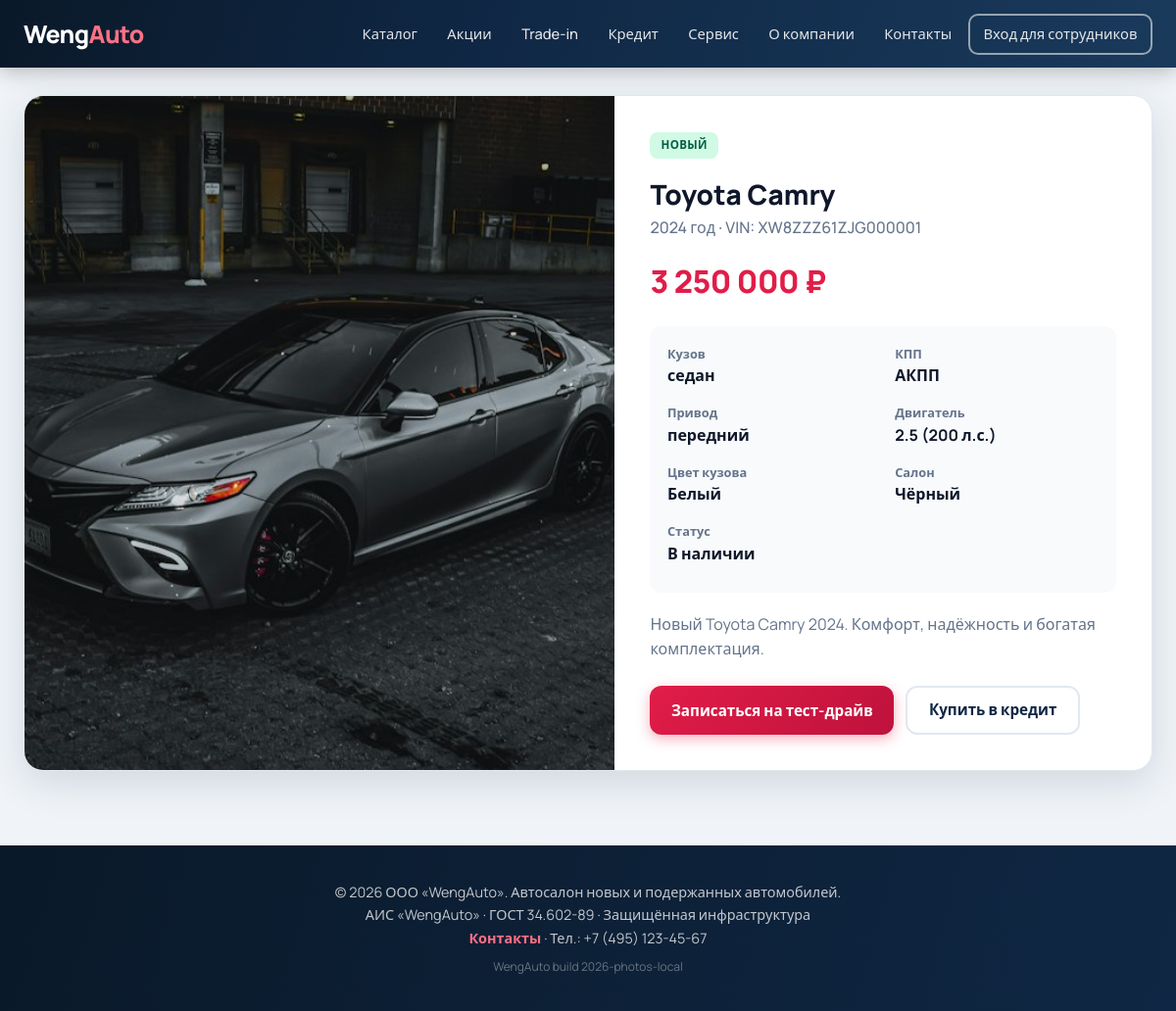
Page /car/1 on the committed database.
### models.py (models this page shows)
class Car(db.Model):
    __tablename__ = 'cars'
    id = db.Column(db.Integer, primary_key=True)
    vin = db.Column(db.String(17), unique=True, nullable=False)
    brand = db.Column(db.String(50), nullable=False)
    model = db.Column(db.String(80), nullable=False)
    year = db.Column(db.Integer, nullable=False)
    price = db.Column(db.Float, nullable=False)
    body_type = db.Column(db.String(40))  # седан, кроссовер, хэтчбек...
    transmission = db.Column(db.String(30))  # АКПП, МКПП
    drive = db.Column(db.String(30))  # передний, задний, полный
    engine = db.Column(db.String(50))
    power_hp = db.Column(db.Integer)
    color_body = db.Column(db.String(40))
    color_interior = db.Column(db.String(40))
    mileage = db.Column(db.Integer, default=0)
    is_new = db.Column(db.Boolean, default=True)
    status = db.Column(db.String(30), default='in_stock')  # in_stock, in_transit, reserved, sold
    description = db.Column(db.Text)
    image_url = db.Column(db.String(255), default='/static/img/car-placeholder.jpg')
    published = db.Column(db.Boolean, default=True)
    created_at = db.Column(db.DateTime, default=datetime.utcnow)
    updated_at = db.Column(db.DateTime, default=datetime.utcnow, onupdate=datetime.utcnow)
    _BRAND_IMG = {
        'Toyota': '/static/img/camry.jpg',
        'BMW': '/static/img/bmw.jpg',
        'Hyundai': '/static/img/tucson.jpg',
        'Kia': '/static/img/sportage.jpg',
        'Mercedes-Benz': '/static/img/mercedes.jpg',
        'Volkswagen': '/static/img/tiguan.jpg',
        'Lada': '/static/img/vesta.jpg',
        'Audi': '/static/img/audi.jpg',
        'Porsche': '/static/img/cayenne.jpg',
        'Tesla': '/static/img/tesla.jpg',
        'Lexus': '/static/img/lexus.jpg',
        'Skoda': '/static/img/octavia.jpg',
    }
    @property
    def display_image(self):
        return self._BRAND_IMG.get(self.brand, '/static/img/car-placeholder.jpg')

### modules/website.py (the view)
@website_bp.route('/car/<int:car_id>')
def car_detail(car_id):
    from flask import abort
    car = Car.query.get_or_404(car_id)
    if not car.published or car.status == 'sold':
        abort(404)
    return render_template('car_detail.html', car=car, form_token=make_form_token())

### modules/security.py (called while the page is built)
def is_blocked_user_agent(ua: str) -> bool:
    if not ua or len(ua) < 10:
        return True
    low = ua.lower()
    allowed = current_app.config.get('ALLOWED_BOT_UA', [])
    if any(a in low for a in allowed):
        return False
    blocked = current_app.config.get('BLOCKED_UA_SUBSTRINGS', [])
    return any(b in low for b in blocked)

def looks_like_scraper() -> bool:
    ua = request.headers.get('User-Agent', '')
    if is_blocked_user_agent(ua):
        return True
    if not ua:
        return True
    accept = request.headers.get('Accept', '')
    if request.method == 'GET' and request.path not in ('/robots.txt', '/sitemap.xml'):
        if not accept:
            return True
        if 'text/html' not in accept and '*/*' not in accept and 'application/json' in accept:
            if not request.path.startswith('/api/'):
                return True
    if request.method == 'GET' and not request.path.startswith('/api/'):
        if not request.headers.get('Accept-Language') and 'mozilla' not in ua.lower():
            return True
    return False

def make_form_token() -> str:
    ts = str(int(time.time()))
    secret = current_app.config['SECRET_KEY'].encode()
    sig = hmac.new(secret, ts.encode(), hashlib.sha256).hexdigest()[:16]
    return f'{ts}.{sig}'

def anti_bot_middleware():
    if request.path.startswith('/static/'):
        return None
    if current_app.config.get('TESTING'):
        ua = request.headers.get('User-Agent', '')
        if is_blocked_user_agent(ua):
            abort(403)
        return None
    if looks_like_scraper():
        abort(403)
    return None

### templates/car_detail.html (shortened to what this page needs)
{% extends "base.html" %}
{% block content %}
<div class="car-detail">
  <div class="car-detail-img">
    <img src="{{ car.display_image }}" alt="{{ car.brand }} {{ car.model }}"
         onerror="this.src='/static/img/car-placeholder.jpg'">
  </div>
  <div class="car-detail-info">
    <span class="badge {% if car.is_new %}badge-new{% else %}badge-used{% endif %}">
      {% if car.is_new %}Новый{% else %}С пробегом{% endif %}
    </span>
    <h1 style="font-size:1.75rem;font-weight:800;margin-top:0.4rem;">{{ car.brand }} {{ car.model }}</h1>
    <p style="color: var(--muted); font-weight:500;">{{ car.year }} год · VIN: {{ car.vin }}</p>
    <div class="price">{{ "{:,.0f}".format(car.price).replace(",", " ") }} ₽</div>
    <dl class="specs">
      <div><dt>Кузов</dt><dd>{{ car.body_type or '—' }}</dd></div>
      <div><dt>КПП</dt><dd>{{ car.transmission or '—' }}</dd></div>
      <div><dt>Привод</dt><dd>{{ car.drive or '—' }}</dd></div>
      <div><dt>Двигатель</dt><dd>{{ car.engine or '—' }} {% if car.power_hp %}({{ car.power_hp }} л.с.){% endif %}</dd></div>
      <div><dt>Цвет кузова</dt><dd>{{ car.color_body or '—' }}</dd></div>
      <div><dt>Салон</dt><dd>{{ car.color_interior or '—' }}</dd></div>
      <div><dt>Статус</dt><dd>
        {% if car.status == 'in_stock' %}В наличии
        {% elif car.status == 'reserved' %}Зарезервирован
        {% else %}{{ car.status }}{% endif %}
      </dd></div>
    </dl>
    {% if car.description %}
    <p style="margin: 1rem 0; color: var(--muted);">{{ car.description }}</p>
    {% endif %}
    <div style="display: flex; gap: 0.75rem; flex-wrap: wrap; margin-top: 1.5rem;">
      <button type="button" class="btn btn-primary" onclick="document.getElementById('lead-form').style.display='block'">
        Записаться на тест-драйв
      </button>
      <a href="{{ url_for('website.credit') }}?price={{ car.price }}" class="btn btn-ghost">
        Купить в кредит
      </a>
    </div>
  </div>
</div>
{% endblock %}

### static/css/style.css (style rules this page uses)
:root { --primary: #0f2744; --primary-mid: #1a3a5c; --primary-light: #2b6cb0; --accent: #e11d48; --accent-hover: #be123c; --gold: #d4a017; --success: #059669; --bg: #f0f4f8; --card: #ffffff; --text: #0f172a; --muted: #64748b; --border: #e2e8f0; --radius: 16px; --shadow: 0 4px 24px rgba(15, 39, 68, 0.08); --shadow-lg: 0 12px 40px rgba(15, 39, 68, 0.14); }
* { box-sizing: border-box; margin: 0; padding: 0; }
body { font-family: 'Manrope', system-ui, sans-serif; background: var(--bg); color: var(--text); line-height: 1.6; min-height: 100vh; display: flex; flex-direction: column; }
a { color: var(--primary-light); text-decoration: none; transition: color 0.2s; }
.btn { display: inline-flex; align-items: center; justify-content: center; gap: 0.4rem; padding: 0.7rem 1.35rem; border-radius: 12px; font-weight: 700; font-size: 0.95rem; border: none; cursor: pointer; transition: transform 0.15s, box-shadow 0.2s, background 0.2s; font-family: inherit; }
.btn-primary { background: linear-gradient(135deg, #e11d48, #be123c); color: #fff; box-shadow: 0 4px 14px rgba(225, 29, 72, 0.35); }
.btn-ghost { background: #fff; color: var(--primary); border: 2px solid var(--border); }
.badge { display: inline-block; padding: 0.28rem 0.7rem; border-radius: 8px; font-size: 0.72rem; font-weight: 700; text-transform: uppercase; letter-spacing: 0.03em; margin-bottom: 0.45rem; }
.badge-new { background: #d1fae5; color: #065f46; }
.car-detail { display: grid; grid-template-columns: 1.1fr 1fr; gap: 0; background: var(--card); border-radius: 20px; box-shadow: var(--shadow-lg); overflow: hidden; border: 1px solid var(--border); }
.car-detail-img { min-height: 360px; background: #e2e8f0; }
.car-detail-img img { width: 100%; height: 100%; object-fit: cover; min-height: 360px; }
.car-detail-info { padding: 2.25rem; }
.car-detail-info .price { font-size: 2rem; font-weight: 800; color: var(--accent); margin: 1rem 0; letter-spacing: -0.5px; }
.specs { display: grid; grid-template-columns: 1fr 1fr; gap: 0.35rem 1.5rem; margin: 1.25rem 0; padding: 1.1rem; background: #f8fafc; border-radius: 12px; }
.specs dt { color: var(--muted); font-size: 0.8rem; font-weight: 600; }
.specs dd { font-weight: 700; margin-bottom: 0.55rem; }

### rows in the picture
Car: brand "Toyota", model "Camry", year "2024", vin "XW8ZZZ61ZJG000001", price "3 250 000", body_type "седан", transmission "АКПП", drive "передний", engine "2.5", power_hp "200", color_body "Белый", color_interior "Чёрный", description "Новый Toyota Camry 2024. Комфорт, надёжность и богатая комплектация."
